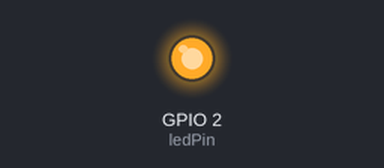
Bench run of a sketch on a simulated ESP8266 (NodeMCU). Parts: output pins drawn as LEDs (lit = HIGH). WiFi joins after 1.5 s; servers stay silent unless stated; what the sketch prints to the serial monitor is not drawn.

Above: at 1.8 s.
Timing chart, 0 to 3.3 s (numbered marks = the images above):
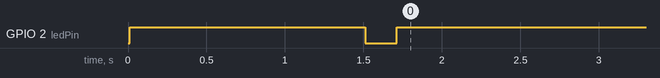

The sketch:

JSON_ESP8266.ino
```cpp
/*
 * Sample code for downloading and deserializing JSON objects.
 * We have a web server running that returns a sample JSON object.
 * It is easy to do in WAMP/XAMPP/LAMPP web server.
 * Add a project in it's project's folder (ie json), create index.php file, in it add line:
 *  <?php echo echo "{\"values\":[10, 20], \"_id\":\"124ee342\", \"time\":\"1234567890\", \"key\":\"value\"}"; ?>
 *
 * Since in this example we're using ESP8266 that has WiFi capability, we don't just create JSON object, we actually download it.
 * After that we use ArduinoJson library to deserialize it.
 *
 * Last function was created because ArduinoJson deserialization sample shows that deserializeJson() method uses char[], not String object for JSON object.
 * But reading API documentation for deserialization() method, it turns out that it can use String object as well, so we started using that, but it would be
 * good to know how to dynamically allocate memory for char[]. So that's the last method's purpose.
 *
 * Ideas from:
 * https://www.instructables.com/id/ESP8266-Parsing-JSON/
 * https://arduinojson.org/v6/api/json/deserializejson/
 * https://github.com/bblanchon/ArduinoJson/blob/6.x/examples/JsonParserExample/JsonParserExample.ino
 * https://github.com/bblanchon/ArduinoJson/blob/6.x/examples/JsonGeneratorExample/JsonGeneratorExample.ino
 */

#include <ESP8266WiFi.h>
#include <ESP8266HTTPClient.h>
#include <ArduinoJson.h>

#define ledPin 2

void setup() {
  Serial.begin(115200);                                           // Start serial communication
  delay(10);                                                      // Wait for 10 milliseconds so that Serial has time to start up
  pinMode(ledPin, OUTPUT);                                        // Define LED pin as output so we can make it blink
  digitalWrite(ledPin, HIGH);                                     // Turn LED off

  startWifi();                                                    // Connects to Access Point
  makeRequest();                                                  // Makes request to server
  generateJson();                                                 // Generates sample JSON object
  charArrays();                                                   // Shows how to convert String to char array
}

/*
 * Starts WiFi client and connects it to AP
 */
void startWifi() {
  String ssid = "WiFiSSID";                                       // SSID of the Access Point
  String pwd = "WiFiPwd";                                         // WiFi password

  WiFi.mode(WIFI_STA);                                            // This starts WiFi as client and does not create repeating access point
  WiFi.begin(ssid, pwd);                                          // All previous settings are used to start up ESP8266 WiFi connection
  Serial.println();                                               // Since ESP8266 prints alot of strange characters at startup, we add couple of empty lines for better readability
  Serial.println();
  Serial.println("Connecting");                                   // Shows message, that connection is starting up

  while(WiFi.status() != WL_CONNECTED) {                          // Runs as long as there is no established WiFi connection
    Serial.print(".");                                            // Prints a dot for every pass, so we know that it's doing something
    delay(500);                                                   // Waits for half a second
  }

  Serial.println();                                               // Another empty line after connection was established
}

/*
 * Connects to server, if there is WiFi connection
 * Shows local ESP8266 IP address as well
 * Makes GET request to server to download JSON from server
 * Deserializes the JSON object as well
 */
void makeRequest() {
  String server = "123.456.789.012";                              // Server's IP address or URL
  int port = 80;                                                  // Server port. Usually for HTTP it is 80, HTTPS it is 443
  String host = "/json/";                                         // Last part of the URL that shows what page to load from server

  if(WiFi.status() == WL_CONNECTED) {                             // If we have WiFi connected
    IPAddress ip = WiFi.localIP();                                // Show ESP8266 IP address
    Serial.print("IP: ");
    Serial.println(ip);

    HTTPClient http;                                              // Starting http
    String url = "http://" + server + host;                       // Creating the final url for the HTTP object
    digitalWrite(ledPin, LOW);                                    // Turn LED on
    http.begin(url);                                              // Start HTTP
    int httpCode = http.GET();                                    // Make HTTP GET request and get back response code
    String payload;                                               // Create payload object

    if(httpCode > 0) {                                            // If we have some HTTP response codes
      Serial.print("Http Code = ");                               // Print out the code
      Serial.println(httpCode);
      payload = http.getString();                                 // Getting the response payload and printing it out (server error is also a payload and it would be nice to print that out as well, if some problems occured)
      Serial.print("Payload: ");
      Serial.println(payload);
    }

    if(httpCode == 200) {                                         // If HTTP response code was 200 (which is normal GET response code from server)
      decodeJson(payload);                                        // Deserialize JSON object. Since this is called only when everything went well, we don't have to worry about validation too much, especially that it is our server and we can actually fix it
    }

    http.end();                                                   // Close connections and stuff
    digitalWrite(ledPin, HIGH);                                   // Turn LED off
  }
}

/*
 * Takes the downloaded JSON object string and deserializes it
 *
 * @param payload - String JSON object to deserialize
 */
void decodeJson(String payload) {
    Serial.print("JSON: ");                                       // Printing out the payload again
    Serial.println(payload);
    Serial.println();                                             // Print empty line before other prints

    StaticJsonDocument<200> doc;                                  // Allocate JSON document. 200 is memory bool size in bytes. To get accurate memory size, use arduinojson.org/v6/assistant /NOT DONE HERE
    DeserializationError error = deserializeJson(doc, payload);   // Deserialize the JSON document

    if(error) {                                                   // If deserialization failed, print message and return to the beginning
      Serial.print(F("deserializeJson failed"));
      Serial.println(error.c_str());
      return;
    }

    int value1 = doc["values"][0];                                // Get values from JSON document. It can be done as implicit casts as well ie doc["key"].asLong();
    int value2 = doc["values"][1];
    const char* id = doc["_id"];
    long t = doc["time"];
    String value = doc["key"];

    Serial.print("Value 1: \t");                                  // Printing out the values
    Serial.println(value1);
    Serial.print("Value 2: \t");
    Serial.println(value2);
    Serial.print("ID: \t\t");
    Serial.println(id);
    Serial.print("Time: \t");
    Serial.println(t);
    Serial.print("Value: \t");
    Serial.println(value);
}

/*
 * Generates sample JSON object and prints it out
 */
void generateJson() {
  StaticJsonDocument<200> doc;                                    // Allocate JSON document. 200 is memory bool size in bytes. To get accurate memory size, use arduinojson.org/v6/assistant /NOT DONE HERE
  doc["key"] = "value";                                           // Add values to the document
  doc["time"] = 1234567890;
  JsonArray vals = doc.createNestedArray("values");               // Adds an array to the document
  vals.add("value1");
  vals.add("value2");

  serializeJson(doc, Serial);                                     // Generates minified JSON and sends it to Serial port
  Serial.println();                                               // Print empty line between prints
  serializeJsonPretty(doc, Serial);                               // Generates prettified JSON and sends it to Serial port
}

/*
 * Some fun with char arrays.
 * First we create some sample string and then try to change that
 * to char[]
 */
void charArrays() {
  Serial.println();                                               // Print empty lines before other prints
  Serial.println();
  String s = "This is a long string";                             // Create string object
  int arrSize = s.length() + 1;                                   // Calculate how large the char array should be. The +1 is needed for some reason
  char c[arrSize];                                                // Create char array object
  s.toCharArray(c, arrSize);                                      // Call to toCharArray() method, that takes char array object and it's size as arguments
  Serial.print("char array from string: ");                       // Print it out
  Serial.println(c);
}

void loop() {}
```
